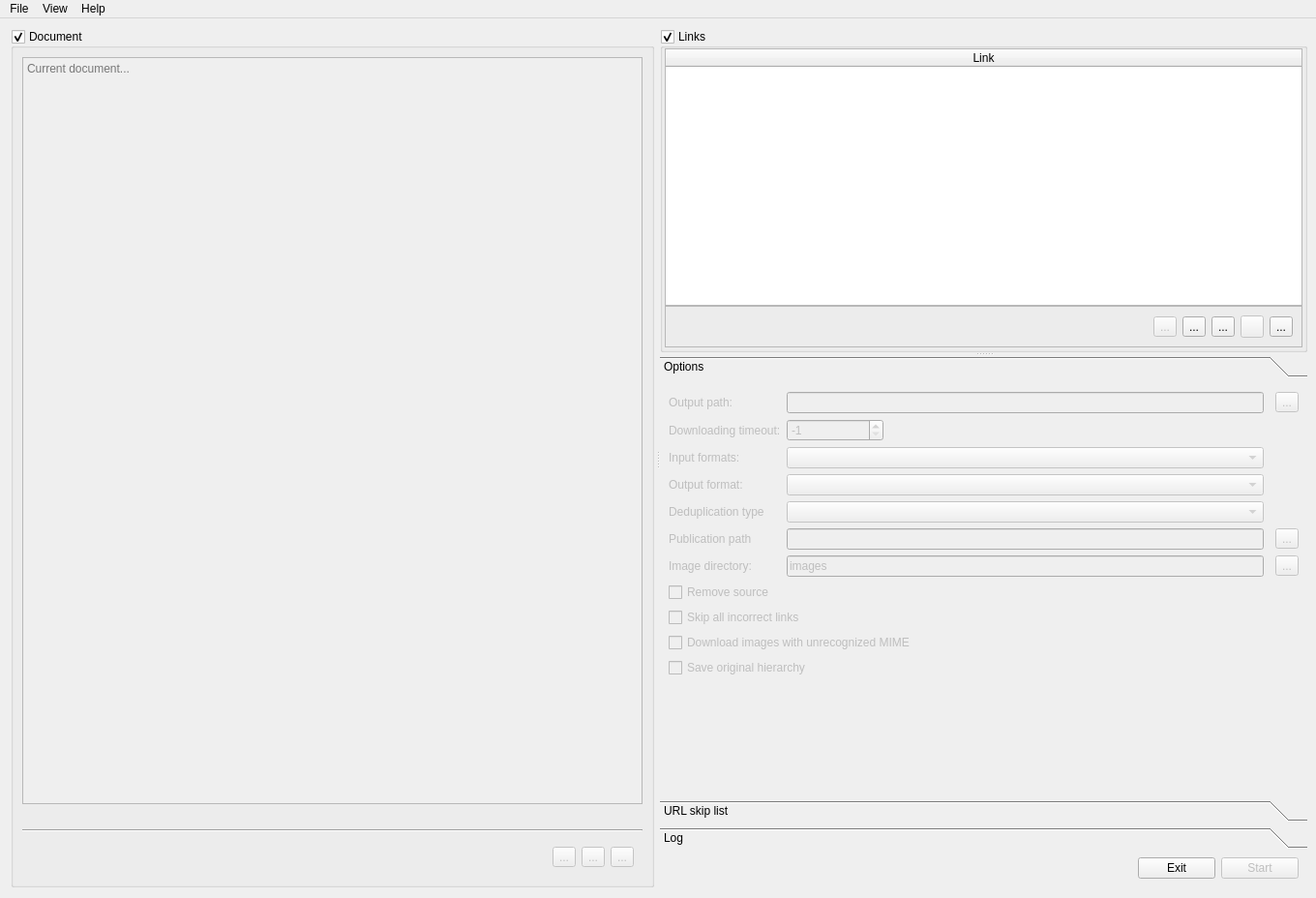
<?xml version="1.0" encoding="UTF-8"?>
<ui version="4.0">
 <class>MainWindow</class>
 <widget class="QMainWindow" name="MainWindow">
  <property name="geometry">
   <rect>
    <x>0</x>
    <y>0</y>
    <width>1360</width>
    <height>928</height>
   </rect>
  </property>
  <property name="acceptDrops">
   <bool>true</bool>
  </property>
  <property name="windowTitle">
   <string>Markdown tool</string>
  </property>
  <property name="windowIcon">
   <iconset resource="icons.qrc">
    <normaloff>:/icons/icons/external-link.svg</normaloff>:/icons/icons/external-link.svg</iconset>
  </property>
  <property name="autoFillBackground">
   <bool>false</bool>
  </property>
  <property name="styleSheet">
   <string notr="true">* {
/*   padding: 0;
   margin: 0; */
}</string>
  </property>
  <property name="documentMode">
   <bool>false</bool>
  </property>
  <property name="dockNestingEnabled">
   <bool>false</bool>
  </property>
  <widget class="QWidget" name="centralwidget">
   <layout class="QHBoxLayout" name="horizontalLayout">
    <item>
     <widget class="QSplitter" name="splitter_2">
      <property name="orientation">
       <enum>Qt::Horizontal</enum>
      </property>
      <widget class="QWidget" name="leftContainer" native="true">
       <property name="sizePolicy">
        <sizepolicy hsizetype="Preferred" vsizetype="Preferred">
         <horstretch>0</horstretch>
         <verstretch>0</verstretch>
        </sizepolicy>
       </property>
       <layout class="QHBoxLayout" name="horizontalLayout_2">
        <property name="spacing">
         <number>2</number>
        </property>
        <property name="leftMargin">
         <number>2</number>
        </property>
        <property name="topMargin">
         <number>2</number>
        </property>
        <property name="rightMargin">
         <number>2</number>
        </property>
        <property name="bottomMargin">
         <number>2</number>
        </property>
        <item>
         <widget class="QGroupBox" name="viewerBox">
          <property name="title">
           <string>Document</string>
          </property>
          <property name="flat">
           <bool>true</bool>
          </property>
          <property name="checkable">
           <bool>true</bool>
          </property>
          <layout class="QVBoxLayout" name="verticalLayout_3">
           <item>
            <widget class="QTextEdit" name="documentEditor">
             <property name="enabled">
              <bool>false</bool>
             </property>
             <property name="acceptDrops">
              <bool>true</bool>
             </property>
             <property name="frameShape">
              <enum>QFrame::StyledPanel</enum>
             </property>
             <property name="frameShadow">
              <enum>QFrame::Sunken</enum>
             </property>
             <property name="documentTitle">
              <string notr="true"/>
             </property>
             <property name="markdown">
              <string notr="true"/>
             </property>
             <property name="html">
              <string notr="true">&lt;!DOCTYPE HTML PUBLIC &quot;-//W3C//DTD HTML 4.0//EN&quot; &quot;http://www.w3.org/TR/REC-html40/strict.dtd&quot;&gt;
&lt;html&gt;&lt;head&gt;&lt;meta name=&quot;qrichtext&quot; content=&quot;1&quot; /&gt;&lt;style type=&quot;text/css&quot;&gt;
p, li { white-space: pre-wrap; }
&lt;/style&gt;&lt;/head&gt;&lt;body style=&quot; font-family:'Noto Sans'; font-size:10pt; font-weight:400; font-style:normal;&quot;&gt;
&lt;p style=&quot;-qt-paragraph-type:empty; margin-top:0px; margin-bottom:0px; margin-left:0px; margin-right:0px; -qt-block-indent:0; text-indent:0px;&quot;&gt;&lt;br /&gt;&lt;/p&gt;&lt;/body&gt;&lt;/html&gt;</string>
             </property>
             <property name="textInteractionFlags">
              <set>Qt::LinksAccessibleByMouse|Qt::TextEditable|Qt::TextEditorInteraction|Qt::TextSelectableByKeyboard|Qt::TextSelectableByMouse</set>
             </property>
             <property name="placeholderText">
              <string>Current document...</string>
             </property>
            </widget>
           </item>
           <item>
            <widget class="QLabel" name="labelFilename">
             <property name="text">
              <string notr="true"/>
             </property>
            </widget>
           </item>
           <item>
            <widget class="Line" name="line">
             <property name="orientation">
              <enum>Qt::Horizontal</enum>
             </property>
            </widget>
           </item>
           <item>
            <widget class="QFrame" name="frame">
             <layout class="QHBoxLayout" name="horizontalLayout_5">
              <item>
               <spacer name="horizontalSpacer_3">
                <property name="orientation">
                 <enum>Qt::Horizontal</enum>
                </property>
                <property name="sizeHint" stdset="0">
                 <size>
                  <width>40</width>
                  <height>20</height>
                 </size>
                </property>
               </spacer>
              </item>
              <item>
               <widget class="QToolButton" name="btnEditUndo">
                <property name="enabled">
                 <bool>false</bool>
                </property>
                <property name="text">
                 <string>...</string>
                </property>
                <property name="icon">
                 <iconset resource="icons.qrc">
                  <normaloff>:/icons/icons/rotate-ccw.svg</normaloff>:/icons/icons/rotate-ccw.svg</iconset>
                </property>
               </widget>
              </item>
              <item>
               <widget class="QToolButton" name="btnEditRedo">
                <property name="enabled">
                 <bool>false</bool>
                </property>
                <property name="text">
                 <string>...</string>
                </property>
                <property name="icon">
                 <iconset resource="icons.qrc">
                  <normaloff>:/icons/icons/rotate-cw.svg</normaloff>:/icons/icons/rotate-cw.svg</iconset>
                </property>
               </widget>
              </item>
              <item>
               <widget class="QToolButton" name="btnEditSave">
                <property name="enabled">
                 <bool>false</bool>
                </property>
                <property name="text">
                 <string>...</string>
                </property>
                <property name="icon">
                 <iconset resource="icons.qrc">
                  <normaloff>:/icons/icons/save.svg</normaloff>:/icons/icons/save.svg</iconset>
                </property>
               </widget>
              </item>
             </layout>
            </widget>
           </item>
          </layout>
         </widget>
        </item>
       </layout>
      </widget>
      <widget class="QWidget" name="rightContainer" native="true">
       <property name="sizePolicy">
        <sizepolicy hsizetype="MinimumExpanding" vsizetype="Preferred">
         <horstretch>0</horstretch>
         <verstretch>0</verstretch>
        </sizepolicy>
       </property>
       <layout class="QVBoxLayout" name="verticalLayout_2">
        <property name="spacing">
         <number>0</number>
        </property>
        <property name="sizeConstraint">
         <enum>QLayout::SetMinimumSize</enum>
        </property>
        <property name="leftMargin">
         <number>0</number>
        </property>
        <property name="topMargin">
         <number>2</number>
        </property>
        <property name="rightMargin">
         <number>0</number>
        </property>
        <property name="bottomMargin">
         <number>2</number>
        </property>
        <item>
         <widget class="QSplitter" name="splitter">
          <property name="sizePolicy">
           <sizepolicy hsizetype="Preferred" vsizetype="Preferred">
            <horstretch>0</horstretch>
            <verstretch>0</verstretch>
           </sizepolicy>
          </property>
          <property name="orientation">
           <enum>Qt::Vertical</enum>
          </property>
          <widget class="QGroupBox" name="linksBox">
           <property name="enabled">
            <bool>true</bool>
           </property>
           <property name="sizePolicy">
            <sizepolicy hsizetype="Preferred" vsizetype="Expanding">
             <horstretch>0</horstretch>
             <verstretch>0</verstretch>
            </sizepolicy>
           </property>
           <property name="acceptDrops">
            <bool>true</bool>
           </property>
           <property name="title">
            <string>Links</string>
           </property>
           <property name="flat">
            <bool>true</bool>
           </property>
           <property name="checkable">
            <bool>true</bool>
           </property>
           <layout class="QVBoxLayout" name="verticalLayout">
            <property name="spacing">
             <number>0</number>
            </property>
            <property name="sizeConstraint">
             <enum>QLayout::SetDefaultConstraint</enum>
            </property>
            <property name="leftMargin">
             <number>2</number>
            </property>
            <property name="topMargin">
             <number>0</number>
            </property>
            <property name="rightMargin">
             <number>2</number>
            </property>
            <property name="bottomMargin">
             <number>2</number>
            </property>
            <item>
             <widget class="QTableWidget" name="downloadLinks">
              <property name="minimumSize">
               <size>
                <width>20</width>
                <height>0</height>
               </size>
              </property>
              <property name="acceptDrops">
               <bool>true</bool>
              </property>
              <property name="frameShadow">
               <enum>QFrame::Sunken</enum>
              </property>
              <property name="dragDropMode">
               <enum>QAbstractItemView::DragDrop</enum>
              </property>
              <property name="alternatingRowColors">
               <bool>true</bool>
              </property>
              <property name="selectionMode">
               <enum>QAbstractItemView::MultiSelection</enum>
              </property>
              <property name="selectionBehavior">
               <enum>QAbstractItemView::SelectRows</enum>
              </property>
              <property name="textElideMode">
               <enum>Qt::ElideRight</enum>
              </property>
              <property name="gridStyle">
               <enum>Qt::DotLine</enum>
              </property>
              <property name="sortingEnabled">
               <bool>true</bool>
              </property>
              <property name="rowCount">
               <number>0</number>
              </property>
              <property name="columnCount">
               <number>1</number>
              </property>
              <attribute name="horizontalHeaderVisible">
               <bool>true</bool>
              </attribute>
              <attribute name="horizontalHeaderCascadingSectionResizes">
               <bool>false</bool>
              </attribute>
              <attribute name="horizontalHeaderMinimumSectionSize">
               <number>30</number>
              </attribute>
              <attribute name="horizontalHeaderDefaultSectionSize">
               <number>30</number>
              </attribute>
              <attribute name="horizontalHeaderShowSortIndicator" stdset="0">
               <bool>true</bool>
              </attribute>
              <attribute name="horizontalHeaderStretchLastSection">
               <bool>true</bool>
              </attribute>
              <attribute name="verticalHeaderShowSortIndicator" stdset="0">
               <bool>false</bool>
              </attribute>
              <attribute name="verticalHeaderStretchLastSection">
               <bool>false</bool>
              </attribute>
              <column>
               <property name="text">
                <string>Link</string>
               </property>
              </column>
             </widget>
            </item>
            <item>
             <widget class="QFrame" name="frame">
              <property name="frameShape">
               <enum>QFrame::StyledPanel</enum>
              </property>
              <property name="frameShadow">
               <enum>QFrame::Raised</enum>
              </property>
              <layout class="QHBoxLayout" name="horizontalLayout_4">
               <item>
                <spacer name="horizontalSpacer_2">
                 <property name="orientation">
                  <enum>Qt::Horizontal</enum>
                 </property>
                 <property name="sizeHint" stdset="0">
                  <size>
                   <width>40</width>
                   <height>20</height>
                  </size>
                 </property>
                </spacer>
               </item>
               <item>
                <widget class="QToolButton" name="btnClearLinks">
                 <property name="enabled">
                  <bool>false</bool>
                 </property>
                 <property name="text">
                  <string>...</string>
                 </property>
                 <property name="icon">
                  <iconset resource="icons.qrc">
                   <normaloff>:/icons/icons/trash-2.svg</normaloff>:/icons/icons/trash-2.svg</iconset>
                 </property>
                </widget>
               </item>
               <item>
                <widget class="QToolButton" name="btnLoadLinks">
                 <property name="text">
                  <string>...</string>
                 </property>
                 <property name="icon">
                  <iconset resource="icons.qrc">
                   <normaloff>:/icons/icons/folder.svg</normaloff>:/icons/icons/folder.svg</iconset>
                 </property>
                </widget>
               </item>
               <item>
                <widget class="QToolButton" name="btnOpenMdFile">
                 <property name="enabled">
                  <bool>true</bool>
                 </property>
                 <property name="text">
                  <string>...</string>
                 </property>
                 <property name="icon">
                  <iconset resource="icons.qrc">
                   <normaloff>:/icons/icons/paperclip.svg</normaloff>:/icons/icons/paperclip.svg</iconset>
                 </property>
                 <property name="checkable">
                  <bool>false</bool>
                 </property>
                </widget>
               </item>
               <item>
                <widget class="QToolButton" name="btnDelLink">
                 <property name="enabled">
                  <bool>false</bool>
                 </property>
                 <property name="text">
                  <string/>
                 </property>
                 <property name="icon">
                  <iconset resource="icons.qrc">
                   <normaloff>:/icons/icons/minus.svg</normaloff>:/icons/icons/minus.svg</iconset>
                 </property>
                </widget>
               </item>
               <item>
                <widget class="QToolButton" name="btnAddLink">
                 <property name="text">
                  <string>...</string>
                 </property>
                 <property name="icon">
                  <iconset resource="icons.qrc">
                   <normaloff>:/icons/icons/plus.svg</normaloff>:/icons/icons/plus.svg</iconset>
                 </property>
                </widget>
               </item>
              </layout>
             </widget>
            </item>
           </layout>
          </widget>
          <widget class="QToolBox" name="controlToolBox">
           <property name="enabled">
            <bool>true</bool>
           </property>
           <property name="sizePolicy">
            <sizepolicy hsizetype="Preferred" vsizetype="Fixed">
             <horstretch>0</horstretch>
             <verstretch>0</verstretch>
            </sizepolicy>
           </property>
           <property name="autoFillBackground">
            <bool>false</bool>
           </property>
           <property name="tabSpacing">
            <number>6</number>
           </property>
           <widget class="QWidget" name="optionsPage">
            <property name="enabled">
             <bool>false</bool>
            </property>
            <property name="geometry">
             <rect>
              <x>0</x>
              <y>0</y>
              <width>739</width>
              <height>390</height>
             </rect>
            </property>
            <property name="sizePolicy">
             <sizepolicy hsizetype="Preferred" vsizetype="Fixed">
              <horstretch>0</horstretch>
              <verstretch>0</verstretch>
             </sizepolicy>
            </property>
            <property name="layoutDirection">
             <enum>Qt::LeftToRight</enum>
            </property>
            <property name="inputMethodHints">
             <set>Qt::ImhNone</set>
            </property>
            <attribute name="icon">
             <iconset resource="icons.qrc">
              <normaloff>:/icons/icons/settings.svg</normaloff>:/icons/icons/settings.svg</iconset>
            </attribute>
            <attribute name="label">
             <string>Options</string>
            </attribute>
            <layout class="QGridLayout" name="_2">
             <item row="16" column="0" colspan="2">
              <widget class="QCheckBox" name="removeSource">
               <property name="sizePolicy">
                <sizepolicy hsizetype="Fixed" vsizetype="Fixed">
                 <horstretch>0</horstretch>
                 <verstretch>0</verstretch>
                </sizepolicy>
               </property>
               <property name="text">
                <string>Remove source</string>
               </property>
               <property name="checked">
                <bool>false</bool>
               </property>
              </widget>
             </item>
             <item row="15" column="3">
              <widget class="QToolButton" name="btnSelectImagesDir">
               <property name="text">
                <string>...</string>
               </property>
              </widget>
             </item>
             <item row="17" column="0" colspan="2">
              <widget class="QCheckBox" name="skipIncorrect">
               <property name="sizePolicy">
                <sizepolicy hsizetype="Fixed" vsizetype="Fixed">
                 <horstretch>0</horstretch>
                 <verstretch>0</verstretch>
                </sizepolicy>
               </property>
               <property name="text">
                <string>Skip all incorrect links</string>
               </property>
              </widget>
             </item>
             <item row="2" column="1">
              <widget class="QSpinBox" name="timeoutSetter">
               <property name="sizePolicy">
                <sizepolicy hsizetype="Minimum" vsizetype="Fixed">
                 <horstretch>0</horstretch>
                 <verstretch>0</verstretch>
                </sizepolicy>
               </property>
               <property name="minimumSize">
                <size>
                 <width>50</width>
                 <height>1</height>
                </size>
               </property>
               <property name="maximumSize">
                <size>
                 <width>100</width>
                 <height>16777215</height>
                </size>
               </property>
               <property name="minimum">
                <number>-1</number>
               </property>
               <property name="maximum">
                <number>999</number>
               </property>
               <property name="stepType">
                <enum>QAbstractSpinBox::AdaptiveDecimalStepType</enum>
               </property>
               <property name="value">
                <number>-1</number>
               </property>
              </widget>
             </item>
             <item row="8" column="0">
              <widget class="QLabel" name="label_4">
               <property name="sizePolicy">
                <sizepolicy hsizetype="Fixed" vsizetype="Preferred">
                 <horstretch>0</horstretch>
                 <verstretch>0</verstretch>
                </sizepolicy>
               </property>
               <property name="text">
                <string>Input formats:</string>
               </property>
               <property name="buddy">
                <cstring>inputFormatList</cstring>
               </property>
              </widget>
             </item>
             <item row="12" column="0">
              <widget class="QLabel" name="label_3">
               <property name="sizePolicy">
                <sizepolicy hsizetype="Fixed" vsizetype="Preferred">
                 <horstretch>0</horstretch>
                 <verstretch>0</verstretch>
                </sizepolicy>
               </property>
               <property name="text">
                <string>Publication path</string>
               </property>
               <property name="buddy">
                <cstring>imagesPublicationPath</cstring>
               </property>
              </widget>
             </item>
             <item row="12" column="3">
              <widget class="QToolButton" name="btnSelectPubPath">
               <property name="text">
                <string>...</string>
               </property>
              </widget>
             </item>
             <item row="15" column="0">
              <widget class="QLabel" name="label_7">
               <property name="sizePolicy">
                <sizepolicy hsizetype="Fixed" vsizetype="Preferred">
                 <horstretch>0</horstretch>
                 <verstretch>0</verstretch>
                </sizepolicy>
               </property>
               <property name="text">
                <string>Image directory:</string>
               </property>
               <property name="buddy">
                <cstring>imagesDirectory</cstring>
               </property>
              </widget>
             </item>
             <item row="8" column="1">
              <widget class="QComboBox" name="inputFormatList"/>
             </item>
             <item row="2" column="0">
              <widget class="QLabel" name="label">
               <property name="sizePolicy">
                <sizepolicy hsizetype="Fixed" vsizetype="Preferred">
                 <horstretch>0</horstretch>
                 <verstretch>0</verstretch>
                </sizepolicy>
               </property>
               <property name="autoFillBackground">
                <bool>false</bool>
               </property>
               <property name="text">
                <string>Downloading timeout:</string>
               </property>
               <property name="scaledContents">
                <bool>false</bool>
               </property>
               <property name="wordWrap">
                <bool>false</bool>
               </property>
               <property name="openExternalLinks">
                <bool>false</bool>
               </property>
               <property name="buddy">
                <cstring>timeoutSetter</cstring>
               </property>
              </widget>
             </item>
             <item row="9" column="1">
              <widget class="QComboBox" name="outputFormatList"/>
             </item>
             <item row="12" column="1">
              <widget class="QLineEdit" name="imagesPublicationPath"/>
             </item>
             <item row="15" column="1">
              <widget class="QLineEdit" name="imagesDirectory">
               <property name="text">
                <string>images</string>
               </property>
              </widget>
             </item>
             <item row="19" column="0" colspan="4">
              <widget class="QCheckBox" name="downloadIncorrectMIME">
               <property name="sizePolicy">
                <sizepolicy hsizetype="Fixed" vsizetype="Fixed">
                 <horstretch>0</horstretch>
                 <verstretch>0</verstretch>
                </sizepolicy>
               </property>
               <property name="text">
                <string>Download images with unrecognized MIME</string>
               </property>
              </widget>
             </item>
             <item row="10" column="0">
              <widget class="QLabel" name="label_5">
               <property name="sizePolicy">
                <sizepolicy hsizetype="Fixed" vsizetype="Preferred">
                 <horstretch>0</horstretch>
                 <verstretch>0</verstretch>
                </sizepolicy>
               </property>
               <property name="text">
                <string>Deduplication type</string>
               </property>
               <property name="buddy">
                <cstring>dedupTypeList</cstring>
               </property>
              </widget>
             </item>
             <item row="20" column="0" colspan="2">
              <widget class="QCheckBox" name="saveHierarchy">
               <property name="sizePolicy">
                <sizepolicy hsizetype="Fixed" vsizetype="Fixed">
                 <horstretch>0</horstretch>
                 <verstretch>0</verstretch>
                </sizepolicy>
               </property>
               <property name="text">
                <string>Save original hierarchy</string>
               </property>
              </widget>
             </item>
             <item row="9" column="0">
              <widget class="QLabel" name="label_2">
               <property name="sizePolicy">
                <sizepolicy hsizetype="Fixed" vsizetype="Preferred">
                 <horstretch>0</horstretch>
                 <verstretch>0</verstretch>
                </sizepolicy>
               </property>
               <property name="text">
                <string>Output format:</string>
               </property>
               <property name="textFormat">
                <enum>Qt::PlainText</enum>
               </property>
               <property name="textInteractionFlags">
                <set>Qt::LinksAccessibleByMouse</set>
               </property>
               <property name="buddy">
                <cstring>outputFormatList</cstring>
               </property>
              </widget>
             </item>
             <item row="10" column="1">
              <widget class="QComboBox" name="dedupTypeList"/>
             </item>
             <item row="1" column="0">
              <widget class="QLabel" name="label_6">
               <property name="text">
                <string>Output path:</string>
               </property>
               <property name="buddy">
                <cstring>outputPath</cstring>
               </property>
              </widget>
             </item>
             <item row="1" column="1">
              <widget class="QLineEdit" name="outputPath">
               <property name="placeholderText">
                <string/>
               </property>
              </widget>
             </item>
             <item row="1" column="3">
              <widget class="QToolButton" name="btnSelectOutPath">
               <property name="text">
                <string>...</string>
               </property>
              </widget>
             </item>
            </layout>
           </widget>
           <widget class="QWidget" name="skiplistPage">
            <property name="enabled">
             <bool>false</bool>
            </property>
            <property name="geometry">
             <rect>
              <x>0</x>
              <y>0</y>
              <width>739</width>
              <height>204</height>
             </rect>
            </property>
            <property name="sizePolicy">
             <sizepolicy hsizetype="Preferred" vsizetype="Fixed">
              <horstretch>0</horstretch>
              <verstretch>0</verstretch>
             </sizepolicy>
            </property>
            <attribute name="icon">
             <iconset resource="icons.qrc">
              <normaloff>:/icons/icons/list.svg</normaloff>:/icons/icons/list.svg</iconset>
            </attribute>
            <attribute name="label">
             <string>URL skip list</string>
            </attribute>
            <layout class="QGridLayout" name="gridLayout">
             <item row="0" column="0">
              <widget class="QPlainTextEdit" name="skipList">
               <property name="sizePolicy">
                <sizepolicy hsizetype="Preferred" vsizetype="Preferred">
                 <horstretch>0</horstretch>
                 <verstretch>0</verstretch>
                </sizepolicy>
               </property>
              </widget>
             </item>
            </layout>
           </widget>
           <widget class="QWidget" name="Log">
            <property name="geometry">
             <rect>
              <x>0</x>
              <y>0</y>
              <width>739</width>
              <height>438</height>
             </rect>
            </property>
            <attribute name="icon">
             <iconset resource="icons.qrc">
              <normaloff>:/icons/icons/file-text.svg</normaloff>:/icons/icons/file-text.svg</iconset>
            </attribute>
            <attribute name="label">
             <string>Log</string>
            </attribute>
            <layout class="QGridLayout" name="gridLayout_2">
             <item row="0" column="0">
              <widget class="QListWidget" name="logList">
               <property name="frameShape">
                <enum>QFrame::StyledPanel</enum>
               </property>
               <property name="editTriggers">
                <set>QAbstractItemView::NoEditTriggers</set>
               </property>
               <property name="modelColumn">
                <number>0</number>
               </property>
              </widget>
             </item>
            </layout>
           </widget>
          </widget>
         </widget>
        </item>
        <item>
         <widget class="QWidget" name="widgetButtons" native="true">
          <property name="sizePolicy">
           <sizepolicy hsizetype="Expanding" vsizetype="Fixed">
            <horstretch>0</horstretch>
            <verstretch>0</verstretch>
           </sizepolicy>
          </property>
          <layout class="QHBoxLayout" name="horizontalLayout_3">
           <item>
            <spacer name="horizontalSpacer">
             <property name="orientation">
              <enum>Qt::Horizontal</enum>
             </property>
             <property name="sizeHint" stdset="0">
              <size>
               <width>40</width>
               <height>20</height>
              </size>
             </property>
            </spacer>
           </item>
           <item>
            <widget class="QPushButton" name="btnExit">
             <property name="text">
              <string>Exit</string>
             </property>
             <property name="icon">
              <iconset resource="icons.qrc">
               <normaloff>:/icons/icons/log-out.svg</normaloff>:/icons/icons/log-out.svg</iconset>
             </property>
            </widget>
           </item>
           <item>
            <widget class="QPushButton" name="btnStart">
             <property name="enabled">
              <bool>false</bool>
             </property>
             <property name="text">
              <string>Start</string>
             </property>
             <property name="icon">
              <iconset resource="icons.qrc">
               <normaloff>:/icons/icons/play.svg</normaloff>:/icons/icons/play.svg</iconset>
             </property>
             <property name="autoDefault">
              <bool>false</bool>
             </property>
             <property name="default">
              <bool>true</bool>
             </property>
             <property name="flat">
              <bool>false</bool>
             </property>
            </widget>
           </item>
          </layout>
         </widget>
        </item>
       </layout>
      </widget>
     </widget>
    </item>
   </layout>
  </widget>
  <widget class="QMenuBar" name="menuBar">
   <property name="geometry">
    <rect>
     <x>0</x>
     <y>0</y>
     <width>1360</width>
     <height>30</height>
    </rect>
   </property>
   <widget class="QMenu" name="menuFile">
    <property name="title">
     <string>File</string>
    </property>
    <addaction name="actionLoad_links"/>
    <addaction name="actionExit"/>
   </widget>
   <widget class="QMenu" name="menuView">
    <property name="title">
     <string>View</string>
    </property>
    <widget class="QMenu" name="menuLanguage">
     <property name="title">
      <string notr="true">Language</string>
     </property>
     <property name="icon">
      <iconset resource="icons.qrc">
       <normaloff>:/icons/icons/flag.svg</normaloff>:/icons/icons/flag.svg</iconset>
     </property>
     <addaction name="actionEnglish"/>
     <addaction name="actionRussian"/>
    </widget>
    <addaction name="actionDocument_Editor"/>
    <addaction name="actionLinks_List"/>
    <addaction name="separator"/>
    <addaction name="menuLanguage"/>
   </widget>
   <widget class="QMenu" name="menuAbout">
    <property name="title">
     <string>Help</string>
    </property>
    <addaction name="actionAbout"/>
    <addaction name="actionAbout_Qt"/>
   </widget>
   <addaction name="menuFile"/>
   <addaction name="menuView"/>
   <addaction name="menuAbout"/>
  </widget>
  <action name="actionDocument_Editor">
   <property name="checkable">
    <bool>true</bool>
   </property>
   <property name="checked">
    <bool>true</bool>
   </property>
   <property name="icon">
    <iconset resource="icons.qrc">
     <normaloff>:/icons/icons/edit.svg</normaloff>:/icons/icons/edit.svg</iconset>
   </property>
   <property name="text">
    <string>Document Editor</string>
   </property>
  </action>
  <action name="actionLinks_List">
   <property name="checkable">
    <bool>true</bool>
   </property>
   <property name="checked">
    <bool>true</bool>
   </property>
   <property name="icon">
    <iconset resource="icons.qrc">
     <normaloff>:/icons/icons/list.svg</normaloff>:/icons/icons/list.svg</iconset>
   </property>
   <property name="text">
    <string>Links List</string>
   </property>
  </action>
  <action name="actionAbout">
   <property name="icon">
    <iconset resource="icons.qrc">
     <normaloff>:/icons/icons/help-circle.svg</normaloff>:/icons/icons/help-circle.svg</iconset>
   </property>
   <property name="text">
    <string>About</string>
   </property>
   <property name="menuRole">
    <enum>QAction::AboutRole</enum>
   </property>
  </action>
  <action name="actionLoad_links">
   <property name="icon">
    <iconset resource="icons.qrc">
     <normaloff>:/icons/icons/save.svg</normaloff>:/icons/icons/save.svg</iconset>
   </property>
   <property name="text">
    <string>Load links</string>
   </property>
  </action>
  <action name="actionExit">
   <property name="icon">
    <iconset resource="icons.qrc">
     <normaloff>:/icons/icons/log-out.svg</normaloff>:/icons/icons/log-out.svg</iconset>
   </property>
   <property name="text">
    <string>Exit</string>
   </property>
   <property name="menuRole">
    <enum>QAction::QuitRole</enum>
   </property>
  </action>
  <action name="actionEnglish">
   <property name="checkable">
    <bool>true</bool>
   </property>
   <property name="checked">
    <bool>true</bool>
   </property>
   <property name="text">
    <string notr="true">English</string>
   </property>
  </action>
  <action name="actionRussian">
   <property name="checkable">
    <bool>true</bool>
   </property>
   <property name="checked">
    <bool>false</bool>
   </property>
   <property name="text">
    <string>Russian</string>
   </property>
  </action>
  <action name="actionAbout_Qt">
   <property name="text">
    <string>About Qt</string>
   </property>
   <property name="menuRole">
    <enum>QAction::AboutQtRole</enum>
   </property>
  </action>
 </widget>
 <resources>
  <include location="icons.qrc"/>
 </resources>
 <connections>
  <connection>
   <sender>actionExit</sender>
   <signal>triggered()</signal>
   <receiver>btnExit</receiver>
   <slot>click()</slot>
   <hints>
    <hint type="sourcelabel">
     <x>-1</x>
     <y>-1</y>
    </hint>
    <hint type="destinationlabel">
     <x>1122</x>
     <y>791</y>
    </hint>
   </hints>
  </connection>
  <connection>
   <sender>actionLoad_links</sender>
   <signal>triggered()</signal>
   <receiver>btnLoadLinks</receiver>
   <slot>click()</slot>
   <hints>
    <hint type="sourcelabel">
     <x>-1</x>
     <y>-1</y>
    </hint>
    <hint type="destinationlabel">
     <x>1256</x>
     <y>323</y>
    </hint>
   </hints>
  </connection>
  <connection>
   <sender>btnEditUndo</sender>
   <signal>clicked()</signal>
   <receiver>documentEditor</receiver>
   <slot>undo()</slot>
   <hints>
    <hint type="sourcelabel">
     <x>505</x>
     <y>889</y>
    </hint>
    <hint type="destinationlabel">
     <x>309</x>
     <y>467</y>
    </hint>
   </hints>
  </connection>
  <connection>
   <sender>btnEditRedo</sender>
   <signal>clicked()</signal>
   <receiver>documentEditor</receiver>
   <slot>redo()</slot>
   <hints>
    <hint type="sourcelabel">
     <x>543</x>
     <y>889</y>
    </hint>
    <hint type="destinationlabel">
     <x>309</x>
     <y>467</y>
    </hint>
   </hints>
  </connection>
 </connections>
 <designerdata>
  <property name="gridDeltaX">
   <number>10</number>
  </property>
  <property name="gridDeltaY">
   <number>10</number>
  </property>
  <property name="gridSnapX">
   <bool>true</bool>
  </property>
  <property name="gridSnapY">
   <bool>true</bool>
  </property>
  <property name="gridVisible">
   <bool>true</bool>
  </property>
 </designerdata>
</ui>
